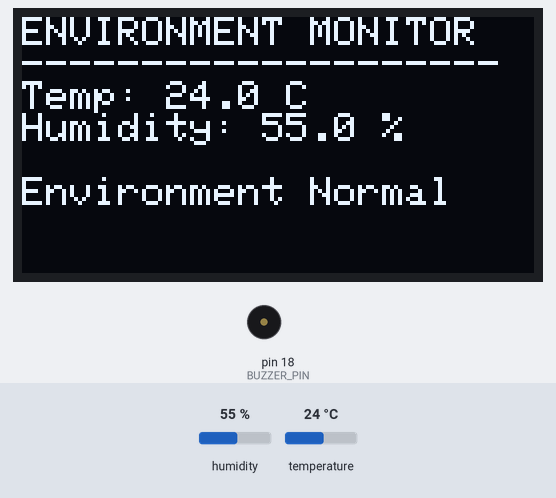
The sketch below on a simulated Arduino Uno, built with avr-gcc and run on an emulated ATmega328P. On the bench: 128×64 one-colour display, buzzer (waves = sounding, pin HIGH). The inputs (shaded band) are chosen by the test bench; at power-on: humidity 55 %, temperature 24 °C. What the sketch prints to the serial monitor is not drawn.

Above: at 3.2 s.
3.3 s: humidity set to 68 %
At 5.1 s:
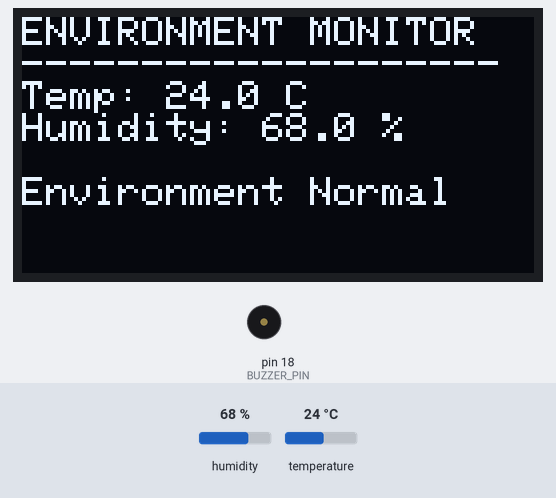
6.0 s: humidity set to 72 %
At 7.0 s:
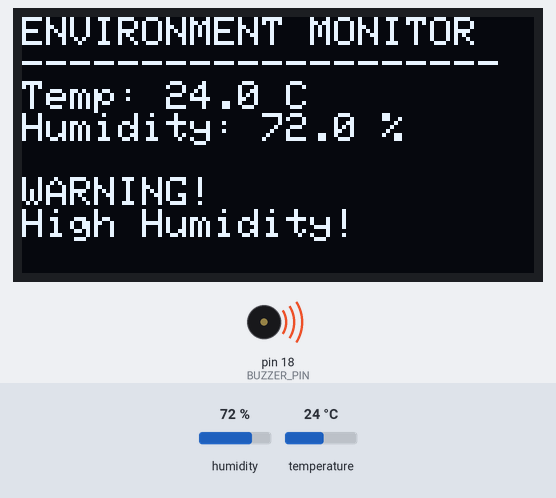
8.7 s: temperature set to 29.2 °C
At 10.8 s:
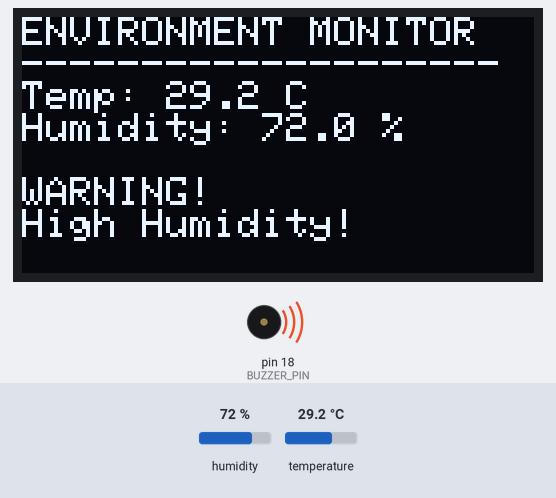
11.7 s: temperature set to 30.8 °C
At 12.8 s:
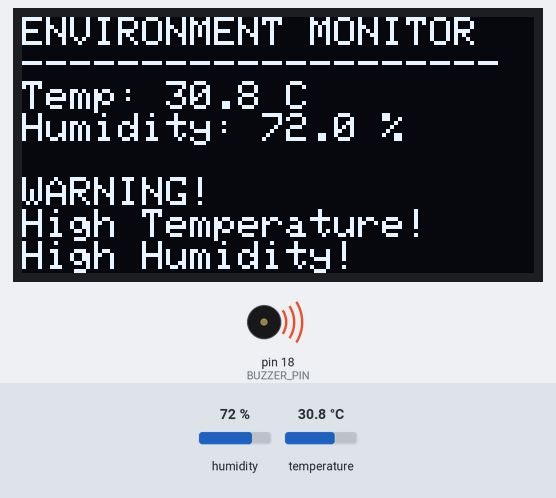
14.4 s: humidity set to 22 %
At 16.7 s:
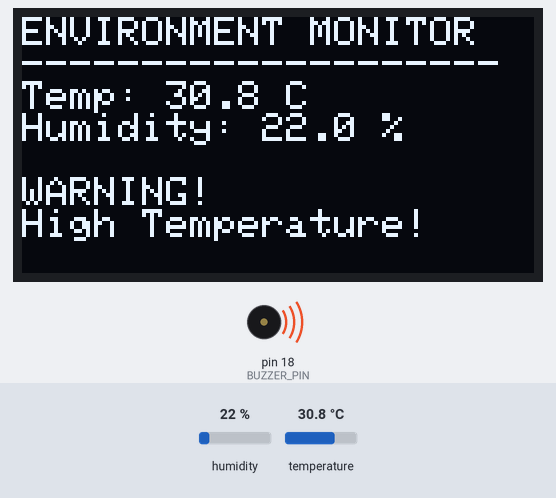
Timing chart, 0 to 18.2 s (numbered marks = the images above; inputs shaded):
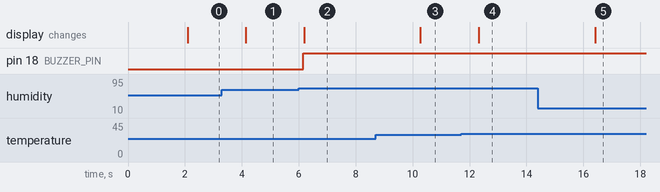

The sketch:

Smart_Environment_Monitor.ino
```cpp
#include <Wire.h>
#include <Adafruit_GFX.h>
#include <Adafruit_SSD1306.h>
#include <DHT.h>

// OLED settings
#define SCREEN_WIDTH 128
#define SCREEN_HEIGHT 64
#define OLED_RESET -1
#define OLED_ADDRESS 0x3C

Adafruit_SSD1306 display(
  SCREEN_WIDTH, SCREEN_HEIGHT, &Wire, OLED_RESET
);

// DHT22 settings
#define DHTPIN 4
#define DHTTYPE DHT22

DHT dht(DHTPIN, DHTTYPE);

// Buzzer pin
#define BUZZER_PIN 18

// Threshold values
#define TEMP_LIMIT 30.0
#define HUMIDITY_LIMIT 70.0

void setup() {
  Serial.begin(115200);

  // Initialize DHT22
  dht.begin();

  // Initialize buzzer
  pinMode(BUZZER_PIN, OUTPUT);
  digitalWrite(BUZZER_PIN, LOW);

  // Initialize OLED
  if (!display.begin(SSD1306_SWITCHCAPVCC, OLED_ADDRESS)) {
    Serial.println("OLED initialization failed!");
    while (true);
  }

  display.clearDisplay();
  display.setTextColor(SSD1306_WHITE);
  display.setTextSize(1);
  display.setCursor(0, 0);
  display.println("Environment Monitor");
  display.println("Initializing...");
  display.display();

  delay(2000);
}

void loop() {
  // Read temperature and humidity
  float temperature = dht.readTemperature();
  float humidity = dht.readHumidity();

  // Check for sensor reading errors
  if (isnan(temperature) || isnan(humidity)) {
    display.clearDisplay();
    display.setCursor(0, 0);
    display.println("DHT22 Read Error!");
    display.display();

    digitalWrite(BUZZER_PIN, LOW);
    delay(2000);
    return;
  }

  // Check whether either limit is exceeded
  bool alert = (temperature > TEMP_LIMIT) ||
               (humidity > HUMIDITY_LIMIT);

  // Control buzzer
  digitalWrite(BUZZER_PIN, alert ? HIGH : LOW);

  // Display readings on OLED
  display.clearDisplay();
  display.setCursor(0, 0);

  display.println("ENVIRONMENT MONITOR");
  display.println("--------------------");

  display.print("Temp: ");
  display.print(temperature, 1);
  display.println(" C");

  display.print("Humidity: ");
  display.print(humidity, 1);
  display.println(" %");

  display.println();

  if (alert) {
    display.println("WARNING!");
    if (temperature > TEMP_LIMIT) {
      display.println("High Temperature!");
    }
    if (humidity > HUMIDITY_LIMIT) {
      display.println("High Humidity!");
    }
  } else {
    display.println("Environment Normal");
  }

  display.display();

  // Print readings to Serial Monitor
  Serial.print("Temperature: ");
  Serial.print(temperature);
  Serial.print(" C | Humidity: ");
  Serial.print(humidity);
  Serial.println(" %");

  delay(2000);
}
```

Measured:
- the behaviour switches between 70 and 71 % on humidity (found by bisection; images 1 and 2)
- the behaviour switches between 30 and 30.1 °C on temperature (found by bisection; images 3 and 4)
- after the input at 3.3 s, the display: changes after 0.84 s (image 1)
- after the input at 6.0 s, pin 18 (BUZZER_PIN): LOW → HIGH after 0.15 s; the display: changes after 0.19 s (image 2)
- after the input at 8.7 s, the display: changes after 1.6 s (image 3)
- after the input at 11.7 s, the display: changes after 0.62 s (image 4)
- after the input at 14.4 s, the display: changes after 2.0 s (image 5)
